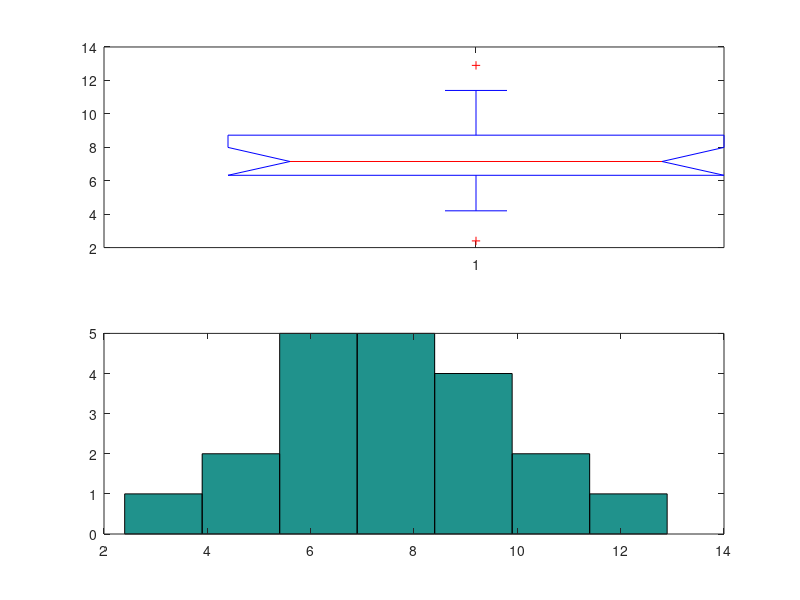

This figure's MATLAB source: (Note: this script raises an error after producing the figure.)
% ćwiczenie podsumowujące umiejętności potrzebne do wykonania listy

% czasy montażu
czasy = [8.5 7.6 9.3 5.5 11.4 6.9 6.5 12.9 8.7 4.8 4.2 8.1 6.5 5.8 6.7 2.4 11.1 7.1 8.8 7.2];

% boxplot
subplot(211)
boxplot(czasy, 1)

% histogram
subplot(212)
hist(czasy, 7)

% średni czas, mediana, odchylenie standardowe
[m, md, v] = [mean(czasy), median(czasy), var(czasy)]

% min, max
[mn, mx] = [min(czasy), max(czasy)]